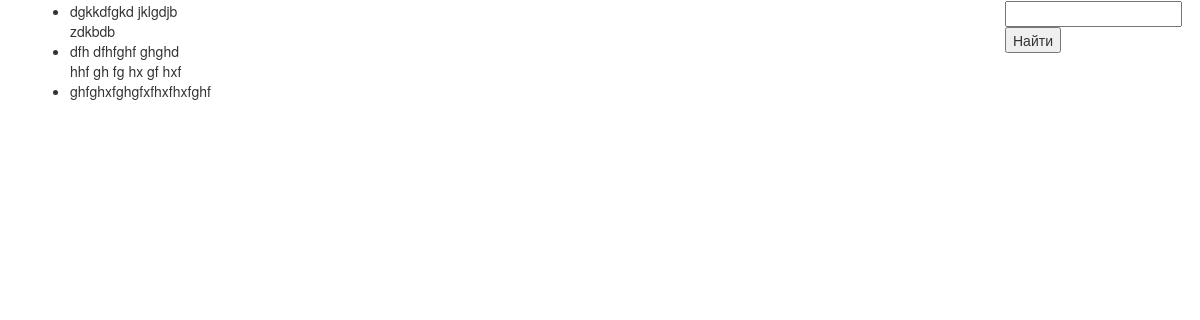
Before: /matan/author/ with the older database file.
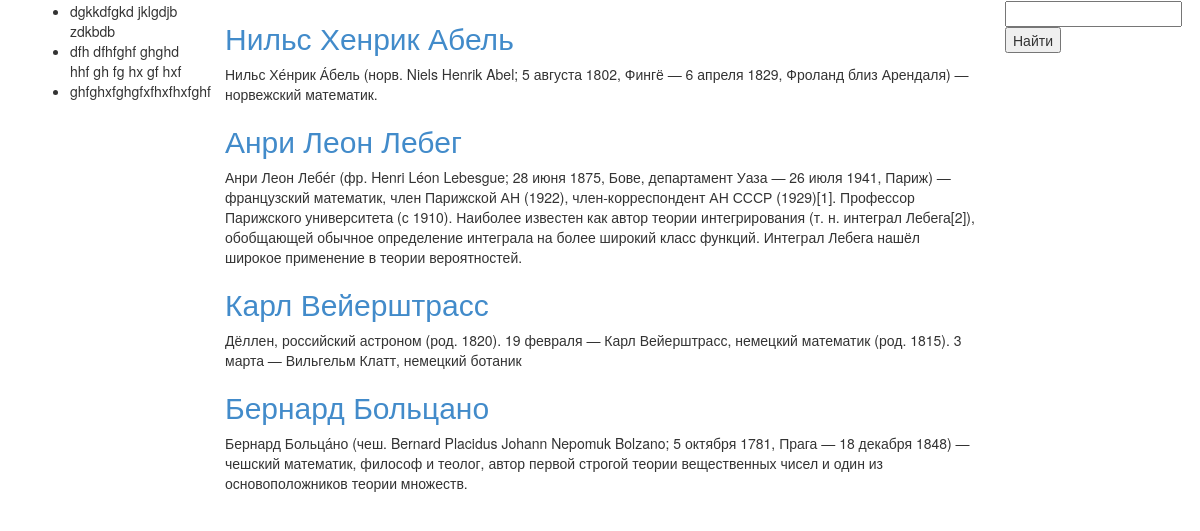
After: the same page with the newer database file.
### matan/models.py (models this page shows, shortened)
class Author(models.Model):
    first_name = models.CharField(max_length=100, verbose_name=u'Имя')
    last_name = models.CharField(max_length=100, verbose_name=u'Фамилия')
    biagrafiya = models.TextField(verbose_name=u'Биаграфия')

### matan/views.py (the view)
class AuthorView(ListView):
    model=Author
    template_name='matan/author.html'
    context_object_name='author_list'

### matan/templates/matan/author.html (shortened to what this page needs)
{% extends 'matan/base.html' %}
{% block author %}
    {% if author_list %}
        {% for author in author_list %}
            <h2><a href="{% url 'author_detail' pk=author.id %}">
                {{ author.first_name }} {{ author.last_name }}</a></h2>
            <p>{{ author.biagrafiya }}</p>
        {% endfor %}
    {% endif %}
{% endblock %}

Changed rows visible on the page:
added Author: first_name "Нильс Хенрик", last_name "Абель", biagrafiya "Нильс Хе́нрик А́бель (норв. Niels Henrik Abel; 5 августа 1802, Фингё — 6 апреля 1829, Фроланд близ Арендаля) — норвежский математик."
added Author: first_name "Анри Леон", last_name "Лебег", biagrafiya "Анри Леон Лебе́г (фр. Henri Léon Lebesgue; 28 июня 1875, Бове, департамент Уаза — 26 июля 1941, Париж) — французский математик, член Парижской АН (1922), член-корреспондент АН СССР (1929)[1]. Профессор Парижского университета (с 1910). Наиболее известен как автор теории интегрирования (т. н. интеграл Лебега[2]), обобщающей обычное определение интеграла на более широкий класс функций. Интеграл Лебега нашёл широкое применение в теории вероятностей."
added Author: first_name "Карл", last_name "Вейерштрасс", biagrafiya "Дёллен, российский астроном (род. 1820). 19 февраля — Карл Вейерштрасс, немецкий математик (род. 1815). 3 марта — Вильгельм Клатт, немецкий ботаник"
added Author: first_name "Бернард", last_name "Больцано", biagrafiya "Бернард Больца́но (чеш. Bernard Placidus Johann Nepomuk Bolzano; 5 октября 1781, Прага — 18 декабря 1848) — чешский математик, философ и теолог, автор первой строгой теории вещественных чисел и один из основоположников теории множеств."
